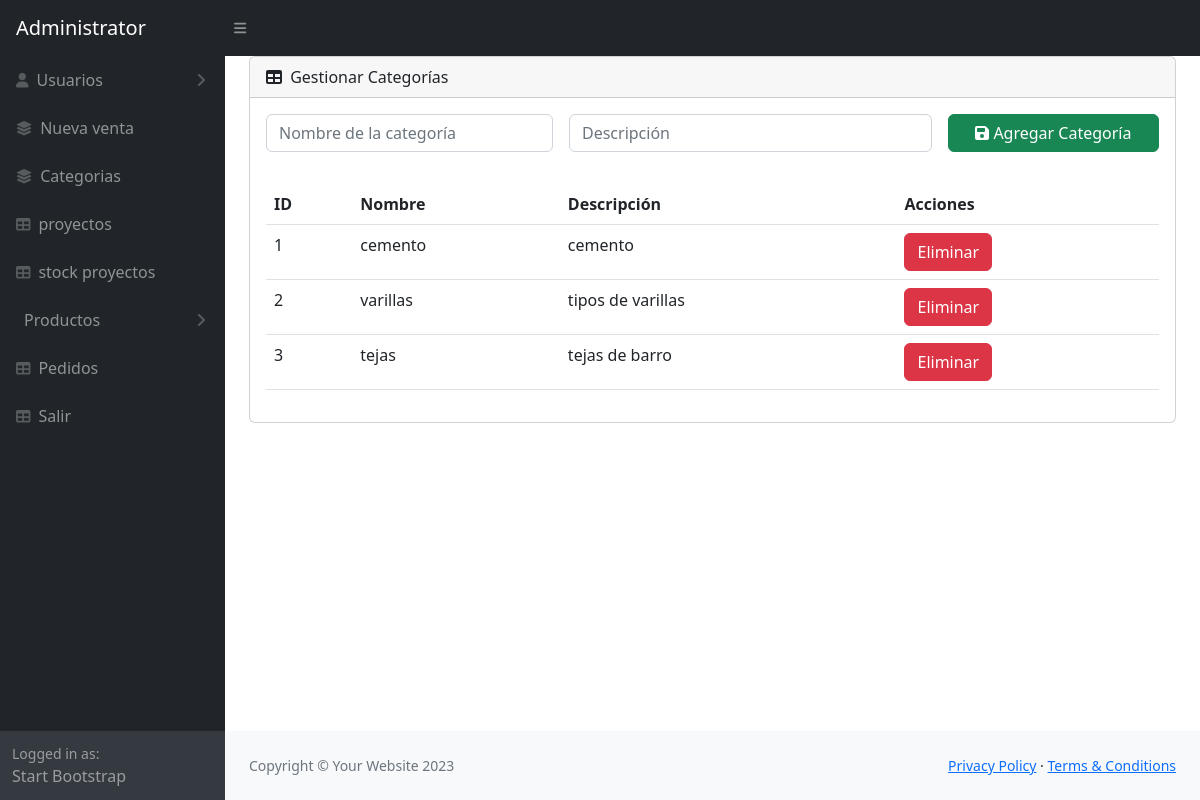
/admin/categorias.php (signed in), run on the app's committed database.
### tables this page shows
CREATE TABLE `categorias` (
  `id_categoria` int(11) NOT NULL,
  `nombre_categoria` varchar(100) NOT NULL,
  `descripcion` text DEFAULT NULL
);

### admin/categorias.php (the view, shortened to what this page needs)
<?php
include("./conexion.php");
$result = $conexion->query("SELECT * FROM categorias");
?>
<!DOCTYPE html>
<html lang="en">
<head>
    <link href="https://cdn.jsdelivr.net/npm/simple-datatables@7.1.2/dist/style.min.css" rel="stylesheet" />
    <link href="../assets/css/styles2.css" rel="stylesheet" />
</head>
<body class="sb-nav-fixed">
    <nav class="sb-topnav navbar navbar-expand navbar-dark bg-dark">
        <a class="navbar-brand ps-3" href="./admin.php">Administrator</a>
        <button class="btn btn-link btn-sm order-1 order-lg-0 me-4 me-lg-0" id="sidebarToggle" href="#!"><i class="fas fa-bars"></i></button>
    </nav>
    <div id="layoutSidenav">
        <?php include("./nav.php"); ?>
        <div id="layoutSidenav_content">
            <main>
                <div class="container-fluid px-4">
                    <div class="card mb-4">
                        <div class="card-header">
                            <i class="fas fa-table me-1"></i>
                            Gestionar Categorías
                        </div>
                        <div class="card-body">
                            <form method="POST" class="row g-3">
                                <div class="col-md-4">
                                    <input type="text" class="form-control" name="nombre" placeholder="Nombre de la categoría" required>
                                </div>
                                <div class="col-md-5">
                                    <input type="text" class="form-control" name="descripcion" placeholder="Descripción" required>
                                </div>
                                <div class="col-md-3">
                                    <button type="submit" name="agregar" class="btn btn-success w-100">
                                        <i class="fas fa-save"></i> Agregar Categoría
                                    </button>
                                </div>
                            </form>
                        </div>
                        <div class="card-body">
                            <table class="table">
                                <thead>
                                    <tr>
                                        <th>ID</th>
                                        <th>Nombre</th>
                                        <th>Descripción</th>
                                        <th>Acciones</th>
                                    </tr>
                                </thead>
                                <tbody>
                                    <?php if ($result->num_rows > 0) { ?>
                                        <?php while ($row = $result->fetch_assoc()) { ?>
                                            <tr>
                                                <td><?php echo $row['id_categoria']; ?></td>
                                                <td><?php echo $row['nombre_categoria']; ?></td>
                                                <td><?php echo $row['descripcion']; ?></td>
                                                <td>
                                                    <a class="btn btn-danger" href="categorias.php?eliminar=<?php echo $row['id_categoria'] ?>" onclick="return confirm('¿Estás seguro de eliminar este usuario?');">Eliminar</a>
                                                </td>
                                            </tr>
                                        <?php } ?>
                                    <?php } else {
                                        echo "<tr><td colspan='4'>No hay categorías disponibles</td></tr>";
                                    } ?>
                                </tbody>
                            </table>
                        </div>
                    </div>
                </div>
            </main>
            <footer class="py-4 bg-light mt-auto">
                <div class="container-fluid px-4">
                    <div class="d-flex align-items-center justify-content-between small">
                        <div class="text-muted">Copyright &copy; Your Website 2023</div>
                        <div>
                            <a href="#">Privacy Policy</a>
                            &middot;
                            <a href="#">Terms &amp; Conditions</a>
                        </div>
                    </div>
                </div>
            </footer>
        </div>
    </div>
</body>
</html>

### data on the page
categorias: id_categoria "1", nombre_categoria "cemento", descripcion "cemento"
categorias: id_categoria "2", nombre_categoria "varillas", descripcion "tipos de varillas"
categorias: id_categoria "3", nombre_categoria "tejas", descripcion "tejas de barro"
